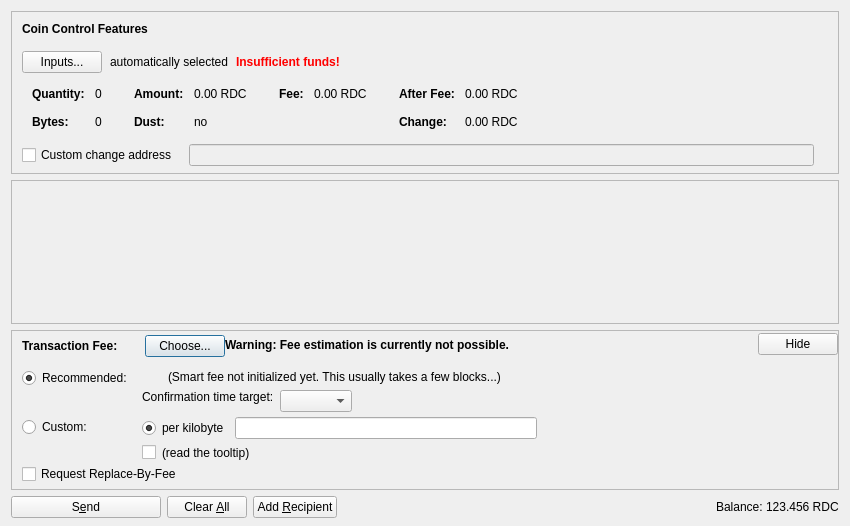
<?xml version="1.0" encoding="UTF-8"?>
<ui version="4.0">
 <class>SendCoinsDialog</class>
 <widget class="QDialog" name="SendCoinsDialog">
  <property name="geometry">
   <rect>
    <x>0</x>
    <y>0</y>
    <width>850</width>
    <height>526</height>
   </rect>
  </property>
  <property name="windowTitle">
   <string>Send Coins</string>
  </property>
  <layout class="QVBoxLayout" name="verticalLayout" stretch="0,1,0,0">
   <property name="bottomMargin">
    <number>8</number>
   </property>
   <item>
    <widget class="QFrame" name="frameCoinControl">
     <property name="sizePolicy">
      <sizepolicy hsizetype="Expanding" vsizetype="Expanding">
       <horstretch>0</horstretch>
       <verstretch>0</verstretch>
      </sizepolicy>
     </property>
     <property name="maximumSize">
      <size>
       <width>16777215</width>
       <height>16777215</height>
      </size>
     </property>
     <property name="frameShape">
      <enum>QFrame::StyledPanel</enum>
     </property>
     <property name="frameShadow">
      <enum>QFrame::Sunken</enum>
     </property>
     <layout class="QVBoxLayout" name="verticalLayoutCoinControl2">
      <property name="spacing">
       <number>0</number>
      </property>
      <property name="leftMargin">
       <number>0</number>
      </property>
      <property name="topMargin">
       <number>0</number>
      </property>
      <property name="rightMargin">
       <number>0</number>
      </property>
      <property name="bottomMargin">
       <number>6</number>
      </property>
      <item>
       <layout class="QVBoxLayout" name="verticalLayoutCoinControl" stretch="0,0,0,0,1">
        <property name="spacing">
         <number>0</number>
        </property>
        <property name="leftMargin">
         <number>10</number>
        </property>
        <property name="topMargin">
         <number>10</number>
        </property>
        <item>
         <layout class="QHBoxLayout" name="horizontalLayoutCoinControl1">
          <property name="bottomMargin">
           <number>15</number>
          </property>
          <item>
           <widget class="QLabel" name="labelCoinControlFeatures">
            <property name="sizePolicy">
             <sizepolicy hsizetype="Preferred" vsizetype="Maximum">
              <horstretch>0</horstretch>
              <verstretch>0</verstretch>
             </sizepolicy>
            </property>
            <property name="font">
             <font>
              <weight>75</weight>
              <bold>true</bold>
             </font>
            </property>
            <property name="styleSheet">
             <string notr="true">font-weight:bold;</string>
            </property>
            <property name="text">
             <string>Coin Control Features</string>
            </property>
           </widget>
          </item>
         </layout>
        </item>
        <item>
         <layout class="QHBoxLayout" name="horizontalLayoutCoinControl2" stretch="0,0,0,0">
          <property name="spacing">
           <number>8</number>
          </property>
          <property name="bottomMargin">
           <number>10</number>
          </property>
          <item>
           <widget class="QPushButton" name="pushButtonCoinControl">
            <property name="styleSheet">
             <string notr="true"/>
            </property>
            <property name="text">
             <string>Inputs...</string>
            </property>
            <property name="autoDefault">
             <bool>false</bool>
            </property>
           </widget>
          </item>
          <item>
           <widget class="QLabel" name="labelCoinControlAutomaticallySelected">
            <property name="text">
             <string>automatically selected</string>
            </property>
            <property name="margin">
             <number>5</number>
            </property>
           </widget>
          </item>
          <item>
           <widget class="QLabel" name="labelCoinControlInsuffFunds">
            <property name="font">
             <font>
              <weight>75</weight>
              <bold>true</bold>
             </font>
            </property>
            <property name="styleSheet">
             <string notr="true">color:red;font-weight:bold;</string>
            </property>
            <property name="text">
             <string>Insufficient funds!</string>
            </property>
            <property name="margin">
             <number>5</number>
            </property>
           </widget>
          </item>
          <item>
           <spacer name="horizontalSpacerCoinControl">
            <property name="orientation">
             <enum>Qt::Horizontal</enum>
            </property>
            <property name="sizeHint" stdset="0">
             <size>
              <width>40</width>
              <height>1</height>
             </size>
            </property>
           </spacer>
          </item>
         </layout>
        </item>
        <item>
         <widget class="QWidget" name="widgetCoinControl" native="true">
          <property name="sizePolicy">
           <sizepolicy hsizetype="Preferred" vsizetype="Preferred">
            <horstretch>0</horstretch>
            <verstretch>0</verstretch>
           </sizepolicy>
          </property>
          <property name="minimumSize">
           <size>
            <width>0</width>
            <height>0</height>
           </size>
          </property>
          <property name="styleSheet">
           <string notr="true"/>
          </property>
          <layout class="QHBoxLayout" name="horizontalLayoutCoinControl5">
           <property name="leftMargin">
            <number>0</number>
           </property>
           <property name="topMargin">
            <number>0</number>
           </property>
           <property name="rightMargin">
            <number>0</number>
           </property>
           <property name="bottomMargin">
            <number>0</number>
           </property>
           <item>
            <layout class="QHBoxLayout" name="horizontalLayoutCoinControl3" stretch="0,0,0,1">
             <property name="spacing">
              <number>20</number>
             </property>
             <property name="topMargin">
              <number>0</number>
             </property>
             <property name="bottomMargin">
              <number>10</number>
             </property>
             <item>
              <layout class="QFormLayout" name="formLayoutCoinControl1">
               <property name="horizontalSpacing">
                <number>10</number>
               </property>
               <property name="verticalSpacing">
                <number>14</number>
               </property>
               <property name="leftMargin">
                <number>10</number>
               </property>
               <property name="topMargin">
                <number>4</number>
               </property>
               <property name="rightMargin">
                <number>6</number>
               </property>
               <item row="0" column="0">
                <widget class="QLabel" name="labelCoinControlQuantityText">
                 <property name="font">
                  <font>
                   <weight>75</weight>
                   <bold>true</bold>
                  </font>
                 </property>
                 <property name="text">
                  <string>Quantity:</string>
                 </property>
                 <property name="margin">
                  <number>0</number>
                 </property>
                </widget>
               </item>
               <item row="0" column="1">
                <widget class="QLabel" name="labelCoinControlQuantity">
                 <property name="cursor">
                  <cursorShape>IBeamCursor</cursorShape>
                 </property>
                 <property name="contextMenuPolicy">
                  <enum>Qt::ActionsContextMenu</enum>
                 </property>
                 <property name="text">
                  <string notr="true">0</string>
                 </property>
                 <property name="margin">
                  <number>0</number>
                 </property>
                 <property name="textInteractionFlags">
                  <set>Qt::LinksAccessibleByMouse|Qt::TextSelectableByKeyboard|Qt::TextSelectableByMouse</set>
                 </property>
                </widget>
               </item>
               <item row="1" column="0">
                <widget class="QLabel" name="labelCoinControlBytesText">
                 <property name="font">
                  <font>
                   <weight>75</weight>
                   <bold>true</bold>
                  </font>
                 </property>
                 <property name="text">
                  <string>Bytes:</string>
                 </property>
                </widget>
               </item>
               <item row="1" column="1">
                <widget class="QLabel" name="labelCoinControlBytes">
                 <property name="cursor">
                  <cursorShape>IBeamCursor</cursorShape>
                 </property>
                 <property name="contextMenuPolicy">
                  <enum>Qt::ActionsContextMenu</enum>
                 </property>
                 <property name="text">
                  <string notr="true">0</string>
                 </property>
                 <property name="textInteractionFlags">
                  <set>Qt::LinksAccessibleByMouse|Qt::TextSelectableByKeyboard|Qt::TextSelectableByMouse</set>
                 </property>
                </widget>
               </item>
              </layout>
             </item>
             <item>
              <layout class="QFormLayout" name="formLayoutCoinControl2">
               <property name="horizontalSpacing">
                <number>10</number>
               </property>
               <property name="verticalSpacing">
                <number>14</number>
               </property>
               <property name="leftMargin">
                <number>6</number>
               </property>
               <property name="topMargin">
                <number>4</number>
               </property>
               <property name="rightMargin">
                <number>6</number>
               </property>
               <item row="0" column="0">
                <widget class="QLabel" name="labelCoinControlAmountText">
                 <property name="font">
                  <font>
                   <weight>75</weight>
                   <bold>true</bold>
                  </font>
                 </property>
                 <property name="text">
                  <string>Amount:</string>
                 </property>
                 <property name="margin">
                  <number>0</number>
                 </property>
                </widget>
               </item>
               <item row="0" column="1">
                <widget class="QLabel" name="labelCoinControlAmount">
                 <property name="cursor">
                  <cursorShape>IBeamCursor</cursorShape>
                 </property>
                 <property name="contextMenuPolicy">
                  <enum>Qt::ActionsContextMenu</enum>
                 </property>
                 <property name="text">
                  <string notr="true">0.00 RDC</string>
                 </property>
                 <property name="textInteractionFlags">
                  <set>Qt::LinksAccessibleByMouse|Qt::TextSelectableByKeyboard|Qt::TextSelectableByMouse</set>
                 </property>
                </widget>
               </item>
               <item row="1" column="0">
                <widget class="QLabel" name="labelCoinControlLowOutputText">
                 <property name="font">
                  <font>
                   <weight>75</weight>
                   <bold>true</bold>
                  </font>
                 </property>
                 <property name="text">
                  <string>Dust:</string>
                 </property>
                </widget>
               </item>
               <item row="1" column="1">
                <widget class="QLabel" name="labelCoinControlLowOutput">
                 <property name="cursor">
                  <cursorShape>IBeamCursor</cursorShape>
                 </property>
                 <property name="contextMenuPolicy">
                  <enum>Qt::ActionsContextMenu</enum>
                 </property>
                 <property name="text">
                  <string notr="true">no</string>
                 </property>
                 <property name="textInteractionFlags">
                  <set>Qt::LinksAccessibleByMouse|Qt::TextSelectableByKeyboard|Qt::TextSelectableByMouse</set>
                 </property>
                </widget>
               </item>
              </layout>
             </item>
             <item>
              <layout class="QFormLayout" name="formLayoutCoinControl3">
               <property name="horizontalSpacing">
                <number>10</number>
               </property>
               <property name="verticalSpacing">
                <number>14</number>
               </property>
               <property name="leftMargin">
                <number>6</number>
               </property>
               <property name="topMargin">
                <number>4</number>
               </property>
               <property name="rightMargin">
                <number>6</number>
               </property>
               <item row="0" column="0">
                <widget class="QLabel" name="labelCoinControlFeeText">
                 <property name="font">
                  <font>
                   <weight>75</weight>
                   <bold>true</bold>
                  </font>
                 </property>
                 <property name="text">
                  <string>Fee:</string>
                 </property>
                 <property name="margin">
                  <number>0</number>
                 </property>
                </widget>
               </item>
               <item row="0" column="1">
                <widget class="QLabel" name="labelCoinControlFee">
                 <property name="cursor">
                  <cursorShape>IBeamCursor</cursorShape>
                 </property>
                 <property name="contextMenuPolicy">
                  <enum>Qt::ActionsContextMenu</enum>
                 </property>
                 <property name="text">
                  <string notr="true">0.00 RDC</string>
                 </property>
                 <property name="textInteractionFlags">
                  <set>Qt::LinksAccessibleByMouse|Qt::TextSelectableByKeyboard|Qt::TextSelectableByMouse</set>
                 </property>
                </widget>
               </item>
              </layout>
             </item>
             <item>
              <layout class="QFormLayout" name="formLayoutCoinControl4">
               <property name="horizontalSpacing">
                <number>10</number>
               </property>
               <property name="verticalSpacing">
                <number>14</number>
               </property>
               <property name="leftMargin">
                <number>6</number>
               </property>
               <property name="topMargin">
                <number>4</number>
               </property>
               <property name="rightMargin">
                <number>6</number>
               </property>
               <item row="0" column="0">
                <widget class="QLabel" name="labelCoinControlAfterFeeText">
                 <property name="font">
                  <font>
                   <weight>75</weight>
                   <bold>true</bold>
                  </font>
                 </property>
                 <property name="text">
                  <string>After Fee:</string>
                 </property>
                 <property name="margin">
                  <number>0</number>
                 </property>
                </widget>
               </item>
               <item row="0" column="1">
                <widget class="QLabel" name="labelCoinControlAfterFee">
                 <property name="cursor">
                  <cursorShape>IBeamCursor</cursorShape>
                 </property>
                 <property name="contextMenuPolicy">
                  <enum>Qt::ActionsContextMenu</enum>
                 </property>
                 <property name="text">
                  <string notr="true">0.00 RDC</string>
                 </property>
                 <property name="textInteractionFlags">
                  <set>Qt::LinksAccessibleByMouse|Qt::TextSelectableByKeyboard|Qt::TextSelectableByMouse</set>
                 </property>
                </widget>
               </item>
               <item row="1" column="0">
                <widget class="QLabel" name="labelCoinControlChangeText">
                 <property name="font">
                  <font>
                   <weight>75</weight>
                   <bold>true</bold>
                  </font>
                 </property>
                 <property name="text">
                  <string>Change:</string>
                 </property>
                </widget>
               </item>
               <item row="1" column="1">
                <widget class="QLabel" name="labelCoinControlChange">
                 <property name="cursor">
                  <cursorShape>IBeamCursor</cursorShape>
                 </property>
                 <property name="contextMenuPolicy">
                  <enum>Qt::ActionsContextMenu</enum>
                 </property>
                 <property name="text">
                  <string notr="true">0.00 RDC</string>
                 </property>
                 <property name="textInteractionFlags">
                  <set>Qt::LinksAccessibleByMouse|Qt::TextSelectableByKeyboard|Qt::TextSelectableByMouse</set>
                 </property>
                </widget>
               </item>
              </layout>
             </item>
            </layout>
           </item>
          </layout>
         </widget>
        </item>
        <item>
         <layout class="QHBoxLayout" name="horizontalLayoutCoinControl4" stretch="0,0,0">
          <property name="spacing">
           <number>12</number>
          </property>
          <property name="sizeConstraint">
           <enum>QLayout::SetDefaultConstraint</enum>
          </property>
          <property name="topMargin">
           <number>5</number>
          </property>
          <property name="rightMargin">
           <number>5</number>
          </property>
          <item>
           <widget class="QCheckBox" name="checkBoxCoinControlChange">
            <property name="toolTip">
             <string>If this is activated, but the change address is empty or invalid, change will be sent to a newly generated address.</string>
            </property>
            <property name="text">
             <string>Custom change address</string>
            </property>
           </widget>
          </item>
          <item>
           <widget class="QValidatedLineEdit" name="lineEditCoinControlChange">
            <property name="enabled">
             <bool>false</bool>
            </property>
            <property name="sizePolicy">
             <sizepolicy hsizetype="Expanding" vsizetype="Fixed">
              <horstretch>0</horstretch>
              <verstretch>0</verstretch>
             </sizepolicy>
            </property>
           </widget>
          </item>
          <item>
           <widget class="QLabel" name="labelCoinControlChangeLabel">
            <property name="sizePolicy">
             <sizepolicy hsizetype="Preferred" vsizetype="Expanding">
              <horstretch>0</horstretch>
              <verstretch>0</verstretch>
             </sizepolicy>
            </property>
            <property name="minimumSize">
             <size>
              <width>0</width>
              <height>0</height>
             </size>
            </property>
            <property name="text">
             <string/>
            </property>
            <property name="margin">
             <number>3</number>
            </property>
           </widget>
          </item>
         </layout>
        </item>
        <item>
         <spacer name="verticalSpacerCoinControl">
          <property name="orientation">
           <enum>Qt::Vertical</enum>
          </property>
          <property name="sizeHint" stdset="0">
           <size>
            <width>800</width>
            <height>1</height>
           </size>
          </property>
         </spacer>
        </item>
       </layout>
      </item>
     </layout>
    </widget>
   </item>
   <item>
    <widget class="QScrollArea" name="scrollArea">
     <property name="widgetResizable">
      <bool>true</bool>
     </property>
     <widget class="QWidget" name="scrollAreaWidgetContents">
      <property name="geometry">
       <rect>
        <x>0</x>
        <y>0</y>
        <width>830</width>
        <height>104</height>
       </rect>
      </property>
      <layout class="QVBoxLayout" name="verticalLayout_2" stretch="0,1">
       <property name="leftMargin">
        <number>0</number>
       </property>
       <property name="topMargin">
        <number>0</number>
       </property>
       <property name="rightMargin">
        <number>0</number>
       </property>
       <property name="bottomMargin">
        <number>0</number>
       </property>
       <item>
        <layout class="QVBoxLayout" name="entries">
         <property name="spacing">
          <number>6</number>
         </property>
        </layout>
       </item>
       <item>
        <spacer name="verticalSpacer">
         <property name="orientation">
          <enum>Qt::Vertical</enum>
         </property>
         <property name="sizeHint" stdset="0">
          <size>
           <width>20</width>
           <height>40</height>
          </size>
         </property>
        </spacer>
       </item>
      </layout>
     </widget>
    </widget>
   </item>
   <item>
    <widget class="QFrame" name="frameFee">
     <property name="sizePolicy">
      <sizepolicy hsizetype="Expanding" vsizetype="Expanding">
       <horstretch>0</horstretch>
       <verstretch>0</verstretch>
      </sizepolicy>
     </property>
     <property name="maximumSize">
      <size>
       <width>16777215</width>
       <height>16777215</height>
      </size>
     </property>
     <property name="frameShape">
      <enum>QFrame::StyledPanel</enum>
     </property>
     <property name="frameShadow">
      <enum>QFrame::Sunken</enum>
     </property>
     <layout class="QVBoxLayout" name="verticalLayoutFee1">
      <property name="spacing">
       <number>0</number>
      </property>
      <property name="leftMargin">
       <number>0</number>
      </property>
      <property name="topMargin">
       <number>0</number>
      </property>
      <property name="rightMargin">
       <number>0</number>
      </property>
      <property name="bottomMargin">
       <number>0</number>
      </property>
      <item>
       <layout class="QVBoxLayout" name="verticalLayoutFee2" stretch="0,0,0">
        <property name="spacing">
         <number>0</number>
        </property>
        <property name="leftMargin">
         <number>10</number>
        </property>
        <property name="topMargin">
         <number>0</number>
        </property>
        <item>
         <layout class="QHBoxLayout" name="horizontalLayoutFee1">
          <property name="bottomMargin">
           <number>0</number>
          </property>
          <item>
           <layout class="QVBoxLayout" name="verticalLayoutFee7">
            <property name="spacing">
             <number>0</number>
            </property>
            <item>
             <spacer name="verticalSpacerSmartFee">
              <property name="orientation">
               <enum>Qt::Vertical</enum>
              </property>
              <property name="sizeType">
               <enum>QSizePolicy::Fixed</enum>
              </property>
              <property name="sizeHint" stdset="0">
               <size>
                <width>1</width>
                <height>4</height>
               </size>
              </property>
             </spacer>
            </item>
            <item>
             <layout class="QHBoxLayout" name="horizontalLayoutSmartFee">
              <property name="spacing">
               <number>10</number>
              </property>
              <item>
               <widget class="QLabel" name="labelFeeHeadline">
                <property name="sizePolicy">
                 <sizepolicy hsizetype="Preferred" vsizetype="Maximum">
                  <horstretch>0</horstretch>
                  <verstretch>0</verstretch>
                 </sizepolicy>
                </property>
                <property name="font">
                 <font>
                  <weight>75</weight>
                  <bold>true</bold>
                 </font>
                </property>
                <property name="styleSheet">
                 <string notr="true">font-weight:bold;</string>
                </property>
                <property name="text">
                 <string>Transaction Fee:</string>
                </property>
               </widget>
              </item>
              <item>
               <widget class="QLabel" name="labelFeeMinimized">
                <property name="text">
                 <string/>
                </property>
               </widget>
              </item>
              <item>
               <widget class="QPushButton" name="buttonChooseFee">
                <property name="text">
                 <string>Choose...</string>
                </property>
               </widget>
              </item>
             </layout>
            </item>
            <item>
             <spacer name="verticalSpacer_5">
              <property name="orientation">
               <enum>Qt::Vertical</enum>
              </property>
              <property name="sizeHint" stdset="0">
               <size>
                <width>1</width>
                <height>1</height>
               </size>
              </property>
             </spacer>
            </item>
           </layout>
          </item>
          <item>
           <widget class="QLabel" name="fallbackFeeWarningLabel">
            <property name="toolTip">
             <string>Using the fallbackfee can result in sending a transaction that will take several hours or days (or never) to confirm. Consider choosing your fee manually or wait until you have validated the complete chain.</string>
            </property>
            <property name="font">
            <font>
                <weight>75</weight>
                <bold>true</bold>
            </font>
            </property>
            <property name="text">
             <string>Warning: Fee estimation is currently not possible.</string>
            </property>
            <property name="wordWrap">
             <bool>false</bool>
            </property>
           </widget>
          </item>
          <item>
           <spacer name="horizontalSpacer_4">
            <property name="orientation">
             <enum>Qt::Horizontal</enum>
            </property>
            <property name="sizeType">
             <enum>QSizePolicy::MinimumExpanding</enum>
            </property>
            <property name="sizeHint" stdset="0">
             <size>
              <width>40</width>
              <height>20</height>
             </size>
            </property>
           </spacer>
          </item>
          <item>
           <widget class="QPushButton" name="buttonMinimizeFee">
            <property name="toolTip">
             <string>collapse fee-settings</string>
            </property>
            <property name="text">
             <string>Hide</string>
            </property>
           </widget>
          </item>
         </layout>
        </item>
        <item>
         <widget class="QFrame" name="frameFeeSelection">
          <layout class="QVBoxLayout" name="verticalLayoutFee12">
           <property name="spacing">
            <number>0</number>
           </property>
           <property name="leftMargin">
            <number>0</number>
           </property>
           <property name="topMargin">
            <number>0</number>
           </property>
           <property name="rightMargin">
            <number>0</number>
           </property>
           <property name="bottomMargin">
            <number>0</number>
           </property>
           <item>
            <layout class="QGridLayout" name="gridLayoutFee">
             <property name="topMargin">
              <number>10</number>
             </property>
             <property name="bottomMargin">
              <number>4</number>
             </property>
             <property name="horizontalSpacing">
              <number>10</number>
             </property>
             <property name="verticalSpacing">
              <number>4</number>
             </property>
             <item row="1" column="1">
              <layout class="QVBoxLayout" name="verticalLayoutFee8">
               <property name="spacing">
                <number>6</number>
               </property>
               <item>
                <layout class="QHBoxLayout" name="horizontalLayoutFee13">
                 <item>
                  <widget class="QRadioButton" name="radioCustomPerKilobyte">
                   <property name="toolTip">
                    <string>If the custom fee is set to 1000 satoshis and the transaction is only 250 bytes, then &quot;per kilobyte&quot; only pays 250 satoshis in fee, while &quot;total at least&quot; pays 1000 satoshis. For transactions bigger than a kilobyte both pay by kilobyte.</string>
                   </property>
                   <property name="text">
                    <string>per kilobyte</string>
                   </property>
                   <property name="checked">
                    <bool>true</bool>
                   </property>
                   <attribute name="buttonGroup">
                    <string notr="true">groupCustomFee</string>
                   </attribute>
                  </widget>
                 </item>
                 <item>
                  <widget class="ReadercoinAmountField" name="customFee"/>
                 </item>
                 <item>
                  <spacer name="horizontalSpacer_6">
                   <property name="orientation">
                    <enum>Qt::Horizontal</enum>
                   </property>
                   <property name="sizeHint" stdset="0">
                    <size>
                     <width>1</width>
                     <height>1</height>
                    </size>
                   </property>
                  </spacer>
                 </item>
                </layout>
               </item>
               <item>
                <layout class="QHBoxLayout" name="horizontalLayoutFee8">
                 <item>
                  <widget class="QCheckBox" name="checkBoxMinimumFee">
                   <property name="toolTip">
                    <string>Paying only the minimum fee is just fine as long as there is less transaction volume than space in the blocks. But be aware that this can end up in a never confirming transaction once there is more demand for readercoin transactions than the network can process.</string>
                   </property>
                   <property name="text">
                    <string/>
                   </property>
                  </widget>
                 </item>
                 <item>
                  <widget class="QLabel" name="labelMinFeeWarning">
                   <property name="enabled">
                    <bool>true</bool>
                   </property>
                   <property name="toolTip">
                    <string>Paying only the minimum fee is just fine as long as there is less transaction volume than space in the blocks. But be aware that this can end up in a never confirming transaction once there is more demand for readercoin transactions than the network can process.</string>
                   </property>
                   <property name="text">
                    <string>(read the tooltip)</string>
                   </property>
                   <property name="margin">
                    <number>5</number>
                   </property>
                  </widget>
                 </item>
                 <item>
                  <spacer name="horizontalSpacer_2">
                   <property name="orientation">
                    <enum>Qt::Horizontal</enum>
                   </property>
                   <property name="sizeHint" stdset="0">
                    <size>
                     <width>1</width>
                     <height>1</height>
                    </size>
                   </property>
                  </spacer>
                 </item>
                </layout>
               </item>
              </layout>
             </item>
             <item row="0" column="0">
              <layout class="QVBoxLayout" name="verticalLayoutFee4" stretch="0,1">
               <item>
                <widget class="QRadioButton" name="radioSmartFee">
                 <property name="text">
                  <string>Recommended:</string>
                 </property>
                 <property name="checked">
                  <bool>true</bool>
                 </property>
                 <attribute name="buttonGroup">
                  <string notr="true">groupFee</string>
                 </attribute>
                </widget>
               </item>
               <item>
                <spacer name="verticalSpacer_2">
                 <property name="orientation">
                  <enum>Qt::Vertical</enum>
                 </property>
                 <property name="sizeHint" stdset="0">
                  <size>
                   <width>1</width>
                   <height>1</height>
                  </size>
                 </property>
                </spacer>
               </item>
              </layout>
             </item>
             <item row="1" column="0">
              <layout class="QVBoxLayout" name="verticalLayoutFee9" stretch="0,1">
               <item>
                <widget class="QRadioButton" name="radioCustomFee">
                 <property name="text">
                  <string>Custom:</string>
                 </property>
                 <attribute name="buttonGroup">
                  <string notr="true">groupFee</string>
                 </attribute>
                </widget>
               </item>
               <item>
                <spacer name="verticalSpacer_6">
                 <property name="orientation">
                  <enum>Qt::Vertical</enum>
                 </property>
                 <property name="sizeHint" stdset="0">
                  <size>
                   <width>1</width>
                   <height>1</height>
                  </size>
                 </property>
                </spacer>
               </item>
              </layout>
             </item>
             <item row="0" column="1">
              <layout class="QVBoxLayout" name="verticalLayoutFee3" stretch="0,0,1">
               <property name="spacing">
                <number>6</number>
               </property>
               <property name="topMargin">
                <number>2</number>
               </property>
               <item>
                <layout class="QHBoxLayout" name="horizontalLayoutFee12">
                 <item>
                  <widget class="QLabel" name="labelSmartFee">
                   <property name="text">
                    <string/>
                   </property>
                   <property name="margin">
                    <number>2</number>
                   </property>
                  </widget>
                 </item>
                 <item>
                  <widget class="QLabel" name="labelFeeEstimation">
                   <property name="text">
                    <string/>
                   </property>
                  </widget>
                 </item>
                 <item>
                  <widget class="QLabel" name="labelSmartFee2">
                   <property name="text">
                    <string>(Smart fee not initialized yet. This usually takes a few blocks...)</string>
                   </property>
                   <property name="margin">
                    <number>2</number>
                   </property>
                  </widget>
                 </item>
                 <item>
                  <spacer name="horizontalSpacer_5">
                   <property name="orientation">
                    <enum>Qt::Horizontal</enum>
                   </property>
                   <property name="sizeHint" stdset="0">
                    <size>
                     <width>1</width>
                     <height>1</height>
                    </size>
                   </property>
                  </spacer>
                 </item>
                </layout>
               </item>
               <item>
                <layout class="QHBoxLayout" name="horizontalLayoutFee9">
                 <item>
                  <layout class="QVBoxLayout" name="verticalLayoutFee6">
                   <item>
                    <widget class="QLabel" name="labelSmartFee3">
                     <property name="text">
                      <string>Confirmation time target:</string>
                     </property>
                     <property name="margin">
                      <number>2</number>
                     </property>
                    </widget>
                   </item>
                   <item>
                    <spacer name="verticalSpacer_3">
                     <property name="orientation">
                      <enum>Qt::Vertical</enum>
                     </property>
                     <property name="sizeHint" stdset="0">
                      <size>
                       <width>1</width>
                       <height>1</height>
                      </size>
                     </property>
                    </spacer>
                   </item>
                  </layout>
                 </item>
                 <item>
                  <layout class="QVBoxLayout" name="verticalLayoutFee5">
                   <property name="rightMargin">
                    <number>30</number>
                   </property>
                   <item>
                    <layout class="QHBoxLayout" name="horizontalLayoutConfTarget">
                     <property name="bottomMargin">
                      <number>0</number>
                     </property>
                     <item>
                      <widget class="QComboBox" name="confTargetSelector"/>
                     </item>
                     <item>
                      <spacer name="horizontalSpacerConfTarget">
                       <property name="orientation">
                        <enum>Qt::Horizontal</enum>
                       </property>
                       <property name="sizeHint" stdset="0">
                        <size>
                         <width>40</width>
                         <height>20</height>
                        </size>
                       </property>
                      </spacer>
                     </item>
                    </layout>
                   </item>
                  </layout>
                 </item>
                </layout>
               </item>
               <item>
                <spacer name="verticalSpacer_4">
                 <property name="orientation">
                  <enum>Qt::Vertical</enum>
                 </property>
                 <property name="sizeHint" stdset="0">
                  <size>
                   <width>1</width>
                   <height>1</height>
                  </size>
                 </property>
                </spacer>
               </item>
              </layout>
             </item>
            </layout>
           </item>
           <item>
            <widget class="QCheckBox" name="optInRBF">
             <property name="text">
              <string>Request Replace-By-Fee</string>
             </property>
             <property name="toolTip">
              <string>Indicates that the sender may wish to replace this transaction with a new one paying higher fees (prior to being confirmed).</string>
             </property>
            </widget>
           </item>
          </layout>
         </widget>
        </item>
        <item>
         <spacer name="verticalSpacerFee">
          <property name="orientation">
           <enum>Qt::Vertical</enum>
          </property>
          <property name="sizeHint" stdset="0">
           <size>
            <width>40</width>
            <height>5</height>
           </size>
          </property>
         </spacer>
        </item>
       </layout>
      </item>
     </layout>
    </widget>
   </item>
   <item>
    <layout class="QHBoxLayout" name="horizontalLayout">
     <item>
      <widget class="QPushButton" name="sendButton">
       <property name="minimumSize">
        <size>
         <width>150</width>
         <height>0</height>
        </size>
       </property>
       <property name="toolTip">
        <string>Confirm the send action</string>
       </property>
       <property name="text">
        <string>S&amp;end</string>
       </property>
       <property name="icon">
        <iconset resource="../readercoin.qrc">
         <normaloff>:/icons/send</normaloff>:/icons/send</iconset>
       </property>
       <property name="autoDefault">
        <bool>false</bool>
       </property>
       <property name="default">
        <bool>false</bool>
       </property>
      </widget>
     </item>
     <item>
      <widget class="QPushButton" name="clearButton">
       <property name="sizePolicy">
        <sizepolicy hsizetype="Minimum" vsizetype="Fixed">
         <horstretch>0</horstretch>
         <verstretch>0</verstretch>
        </sizepolicy>
       </property>
       <property name="toolTip">
        <string>Clear all fields of the form.</string>
       </property>
       <property name="text">
        <string>Clear &amp;All</string>
       </property>
       <property name="icon">
        <iconset resource="../readercoin.qrc">
         <normaloff>:/icons/remove</normaloff>:/icons/remove</iconset>
       </property>
       <property name="autoDefault">
        <bool>false</bool>
       </property>
      </widget>
     </item>
     <item>
      <widget class="QPushButton" name="addButton">
       <property name="toolTip">
        <string>Send to multiple recipients at once</string>
       </property>
       <property name="text">
        <string>Add &amp;Recipient</string>
       </property>
       <property name="icon">
        <iconset resource="../readercoin.qrc">
         <normaloff>:/icons/add</normaloff>:/icons/add</iconset>
       </property>
       <property name="autoDefault">
        <bool>false</bool>
       </property>
      </widget>
     </item>
     <item>
      <spacer name="horizontalSpacer">
       <property name="orientation">
        <enum>Qt::Horizontal</enum>
       </property>
       <property name="sizeHint" stdset="0">
        <size>
         <width>40</width>
         <height>20</height>
        </size>
       </property>
      </spacer>
     </item>
     <item>
      <layout class="QHBoxLayout" name="horizontalLayout_2">
       <property name="spacing">
        <number>3</number>
       </property>
       <item>
        <widget class="QLabel" name="label">
         <property name="sizePolicy">
          <sizepolicy hsizetype="Preferred" vsizetype="Fixed">
           <horstretch>0</horstretch>
           <verstretch>0</verstretch>
          </sizepolicy>
         </property>
         <property name="text">
          <string>Balance:</string>
         </property>
        </widget>
       </item>
       <item>
        <widget class="QLabel" name="labelBalance">
         <property name="sizePolicy">
          <sizepolicy hsizetype="Preferred" vsizetype="Fixed">
           <horstretch>0</horstretch>
           <verstretch>0</verstretch>
          </sizepolicy>
         </property>
         <property name="cursor">
          <cursorShape>IBeamCursor</cursorShape>
         </property>
         <property name="text">
          <string notr="true">123.456 RDC</string>
         </property>
         <property name="textInteractionFlags">
          <set>Qt::LinksAccessibleByMouse|Qt::TextSelectableByKeyboard|Qt::TextSelectableByMouse</set>
         </property>
        </widget>
       </item>
      </layout>
     </item>
    </layout>
   </item>
  </layout>
 </widget>
 <customwidgets>
  <customwidget>
   <class>QValidatedLineEdit</class>
   <extends>QLineEdit</extends>
   <header>qvalidatedlineedit.h</header>
  </customwidget>
  <customwidget>
   <class>ReadercoinAmountField</class>
   <extends>QLineEdit</extends>
   <header>readercoinamountfield.h</header>
   <container>1</container>
  </customwidget>
 </customwidgets>
 <resources>
  <include location="../readercoin.qrc"/>
 </resources>
 <connections/>
 <buttongroups>
  <buttongroup name="groupFee"/>
  <buttongroup name="groupCustomFee"/>
 </buttongroups>
</ui>
